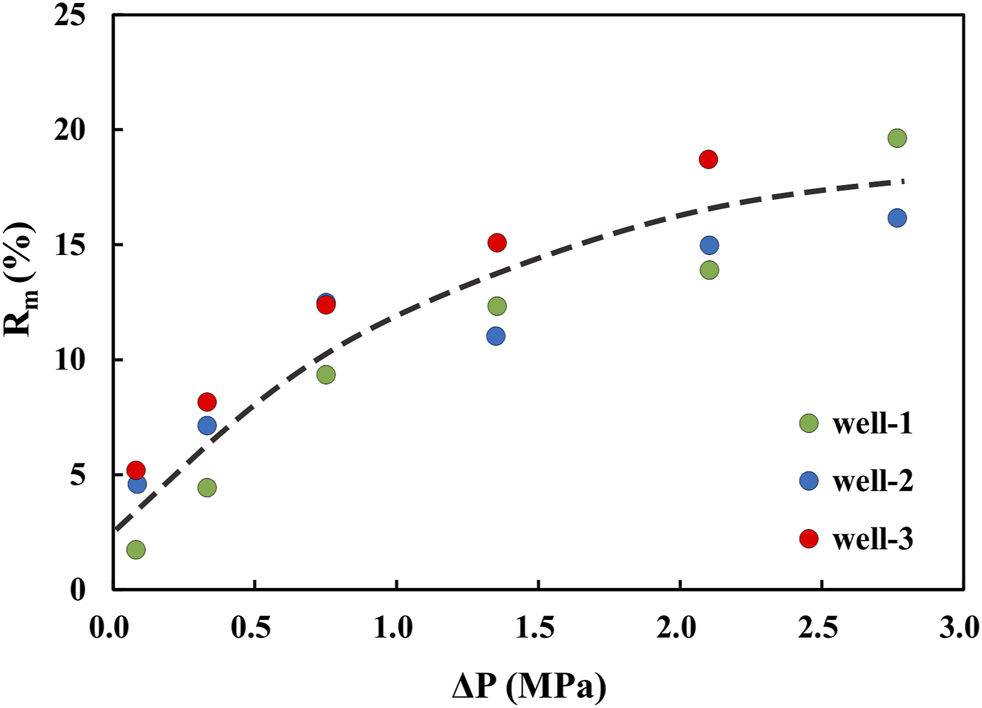
#> input picture universal_fixed_point_framework/scripts/data/xu2021_fig7_pdf/xu2021_fig7_screenshot.png, 982 x 708 px, found by its file name
$ python _fig7_zoom2.py
#> lines starting #> are read from the running program, lines starting #| are printed output that depends on the picture
# ============================================================
# UFPF → MUFPF 更名通知
# ============================================================
# 本文件属于 Universal Fixed Point Framework (UFPF)。
# 该框架已计划更名为 Meta-Universal Fixed-Point Functorial Framework (MUFPF)。
# 更名计划详见：roadmap/mu_renaming_plan.md
#
# 原因：UFPF 缩写与 IEEE 生物图像识别框架冲突，影响学术检索。
# 新名称 MUFPF 具有全球唯一性，且更好地体现框架的元数学特性。
#
# 本文件中 UFPF 相关引用数量：0
# 更名将在计划确认后统一执行，当前代码不做修改。
# ============================================================

#!/usr/bin/env python3
# -*- coding: utf-8 -*-
"""裁剪右下角与右上角图例候选区，细读内容。"""
from PIL import Image

im = Image.open(r"e:\workspace\hyper-resolution\universal_fixed_point_framework\scripts\data\xu2021_fig7_pdf\xu2021_fig7_screenshot.png").convert("RGB")
#> im is the input picture: PIL image 982x708 RGB; mean R, G, B 246.6, 246.3, 246.2
regions = {
    "br":   (740, 420, 962, 590),   # 右下角 R5/B5
    "tr":   (700, 40, 962, 300),    # 右上角 R0/B0/B1
    "center":(120, 200, 540, 430),  # 中间密集区
}
for name, box in regions.items():
    c = im.crop(box)
    c2 = c.resize((c.width * 4, c.height * 4), Image.LANCZOS)
    p = r"C:\Users\dps_n\Desktop\fig7d_" + name + ".png"
    c2.save(p)
    print("saved:", p, c2.size)
#> this loop made 3 passes
#> pass 1, `c = im.crop(box)`:
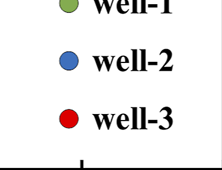
#> c: PIL image 222x170 RGB; mean R, G, B 237.5, 236.6, 236.6
#> pass 1, `c2 = c.resize((c.width * 4, c.height * 4), Image.LANCZOS)`:
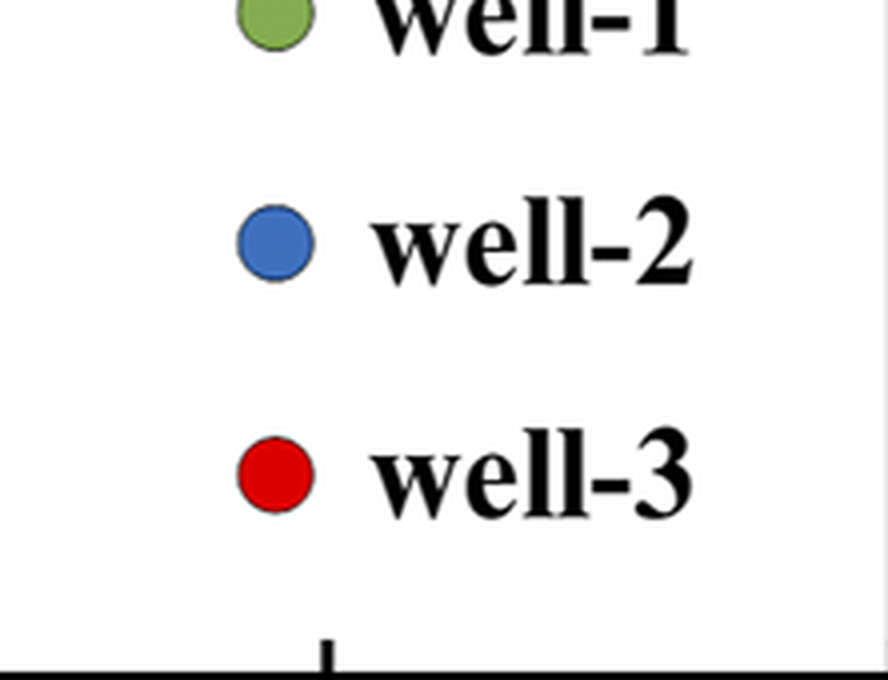
#> c2: PIL image 888x680 RGB; mean R, G, B 237.5, 236.5, 236.6
#> pass 2, `c = im.crop(box)`:
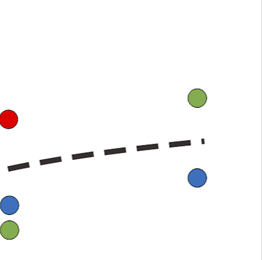
#> c: PIL image 262x260 RGB; mean R, G, B 249.6, 249.4, 249.3
#> after the loop:
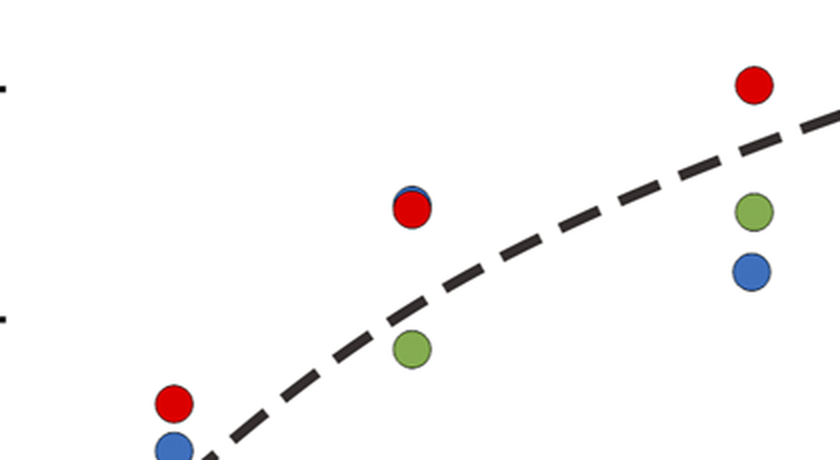
#> c2: PIL image 1680x920 RGB (shown at 1/2 size); mean R, G, B 249.5, 248.2, 248.1
